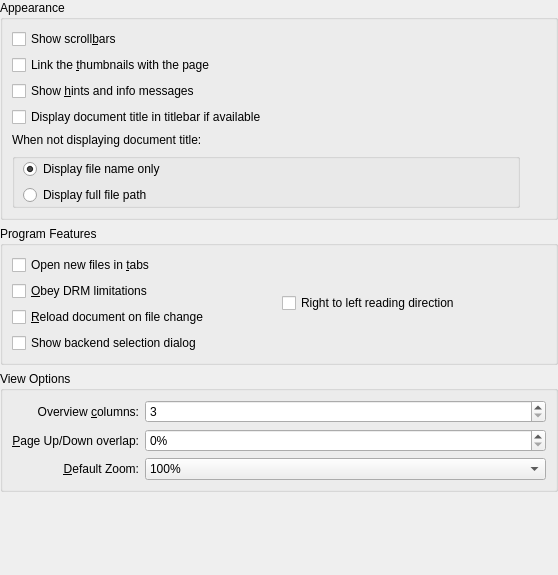
<?xml version="1.0" encoding="UTF-8"?>
<ui version="4.0">
 <class>DlgGeneralBase</class>
 <widget class="QWidget" name="DlgGeneralBase">
  <property name="geometry">
   <rect>
    <x>0</x>
    <y>0</y>
    <width>558</width>
    <height>575</height>
   </rect>
  </property>
  <layout class="QVBoxLayout">
   <property name="leftMargin">
    <number>0</number>
   </property>
   <property name="topMargin">
    <number>0</number>
   </property>
   <property name="rightMargin">
    <number>0</number>
   </property>
   <property name="bottomMargin">
    <number>0</number>
   </property>
   <item>
    <widget class="QGroupBox" name="groupBox">
     <property name="title">
      <string>Appearance</string>
     </property>
     <layout class="QHBoxLayout">
      <property name="spacing">
       <number>6</number>
      </property>
      <property name="leftMargin">
       <number>9</number>
      </property>
      <property name="topMargin">
       <number>9</number>
      </property>
      <property name="rightMargin">
       <number>9</number>
      </property>
      <property name="bottomMargin">
       <number>9</number>
      </property>
      <item>
       <layout class="QVBoxLayout">
        <property name="spacing">
         <number>6</number>
        </property>
        <property name="leftMargin">
         <number>0</number>
        </property>
        <property name="topMargin">
         <number>0</number>
        </property>
        <property name="rightMargin">
         <number>0</number>
        </property>
        <property name="bottomMargin">
         <number>0</number>
        </property>
        <item>
         <widget class="QCheckBox" name="kcfg_ShowScrollBars">
          <property name="text">
           <string>Show scroll&amp;bars</string>
          </property>
         </widget>
        </item>
        <item>
         <widget class="QCheckBox" name="kcfg_SyncThumbnailsViewport">
          <property name="enabled">
           <bool>true</bool>
          </property>
          <property name="text">
           <string>Link the &amp;thumbnails with the page</string>
          </property>
         </widget>
        </item>
        <item>
         <widget class="QCheckBox" name="kcfg_ShowOSD">
          <property name="text">
           <string>Show &amp;hints and info messages</string>
          </property>
         </widget>
        </item>
        <item>
         <widget class="QCheckBox" name="kcfg_DisplayDocumentTitle">
          <property name="text">
           <string>Display document title in titlebar if available</string>
          </property>
         </widget>
        </item>
        <item>
         <widget class="QLabel" name="label">
          <property name="text">
           <string>When not displaying document title:</string>
          </property>
         </widget>
        </item>
        <item>
         <widget class="KButtonGroup" name="kcfg_DisplayDocumentNameOrPath">
          <property name="styleSheet">
           <string notr="true">KButtonGroup {border:0; }</string>
          </property>
          <property name="flat">
           <bool>true</bool>
          </property>
          <property name="current" stdset="0">
           <number>0</number>
          </property>
          <layout class="QVBoxLayout" name="verticalLayout_3">
           <property name="leftMargin">
            <number>8</number>
           </property>
           <property name="topMargin">
            <number>0</number>
           </property>
           <property name="bottomMargin">
            <number>0</number>
           </property>
           <item>
            <widget class="QRadioButton" name="radioFileName">
             <property name="text">
              <string>Display file name only</string>
             </property>
             <property name="checked">
              <bool>true</bool>
             </property>
            </widget>
           </item>
           <item>
            <widget class="QRadioButton" name="radioFilePath">
             <property name="text">
              <string>Display full file path</string>
             </property>
             <property name="checked">
              <bool>false</bool>
             </property>
            </widget>
           </item>
          </layout>
         </widget>
        </item>
        <item>
         <layout class="QVBoxLayout" name="verticalLayout">
          <property name="leftMargin">
           <number>4</number>
          </property>
          <property name="topMargin">
           <number>0</number>
          </property>
         </layout>
        </item>
       </layout>
      </item>
      <item>
       <layout class="QVBoxLayout">
        <property name="spacing">
         <number>6</number>
        </property>
        <property name="leftMargin">
         <number>0</number>
        </property>
        <property name="topMargin">
         <number>0</number>
        </property>
        <property name="rightMargin">
         <number>0</number>
        </property>
        <property name="bottomMargin">
         <number>0</number>
        </property>
        <item>
         <widget class="QLabel" name="pixmapLabel1_2">
          <property name="sizePolicy">
           <sizepolicy hsizetype="Fixed" vsizetype="Fixed">
            <horstretch>0</horstretch>
            <verstretch>0</verstretch>
           </sizepolicy>
          </property>
         </widget>
        </item>
        <item>
         <spacer>
          <property name="orientation">
           <enum>Qt::Vertical</enum>
          </property>
          <property name="sizeType">
           <enum>QSizePolicy::Minimum</enum>
          </property>
          <property name="sizeHint" stdset="0">
           <size>
            <width>20</width>
            <height>1</height>
           </size>
          </property>
         </spacer>
        </item>
       </layout>
      </item>
     </layout>
    </widget>
   </item>
   <item>
    <widget class="QGroupBox" name="groupBox_2">
     <property name="title">
      <string>Program Features</string>
     </property>
     <layout class="QHBoxLayout">
      <property name="spacing">
       <number>6</number>
      </property>
      <property name="leftMargin">
       <number>9</number>
      </property>
      <property name="topMargin">
       <number>9</number>
      </property>
      <property name="rightMargin">
       <number>9</number>
      </property>
      <property name="bottomMargin">
       <number>9</number>
      </property>
      <item>
       <layout class="QVBoxLayout">
        <property name="spacing">
         <number>6</number>
        </property>
        <property name="leftMargin">
         <number>0</number>
        </property>
        <property name="topMargin">
         <number>0</number>
        </property>
        <property name="rightMargin">
         <number>0</number>
        </property>
        <property name="bottomMargin">
         <number>0</number>
        </property>
        <item>
         <widget class="QCheckBox" name="kcfg_ShellOpenFileInTabs">
          <property name="text">
           <string>Open new files in &amp;tabs</string>
          </property>
         </widget>
        </item>
        <item>
         <widget class="QCheckBox" name="kcfg_ObeyDRM">
          <property name="text">
           <string>&amp;Obey DRM limitations</string>
          </property>
         </widget>
        </item>
        <item>
         <widget class="QCheckBox" name="kcfg_WatchFile">
          <property name="text">
           <string>&amp;Reload document on file change</string>
          </property>
         </widget>
        </item>
        <item>
         <widget class="QCheckBox" name="kcfg_ChooseGenerators">
          <property name="text">
           <string>Show backend selection dialog</string>
          </property>
         </widget>
        </item>
       </layout>
      </item>
      <item>
       <layout class="QVBoxLayout">
        <property name="spacing">
         <number>6</number>
        </property>
        <property name="leftMargin">
         <number>0</number>
        </property>
        <property name="topMargin">
         <number>0</number>
        </property>
        <property name="rightMargin">
         <number>0</number>
        </property>
        <property name="bottomMargin">
         <number>0</number>
        </property>
        <item>
         <widget class="QCheckBox" name="kcfg_rtlReadingDirection">
          <property name="text">
           <string>Right to left reading direction</string>
          </property>
         </widget>
        </item>
        <item>
         <spacer>
          <property name="orientation">
           <enum>Qt::Vertical</enum>
          </property>
          <property name="sizeType">
           <enum>QSizePolicy::Minimum</enum>
          </property>
          <property name="sizeHint" stdset="0">
           <size>
            <width>20</width>
            <height>1</height>
           </size>
          </property>
         </spacer>
        </item>
       </layout>
      </item>
     </layout>
    </widget>
   </item>
   <item>
    <widget class="QGroupBox" name="groupBox_3">
     <property name="title">
      <string>View Options</string>
     </property>
     <layout class="QGridLayout" name="gridLayout" columnstretch="0,1">
      <item row="0" column="0">
       <widget class="QLabel" name="columnLabel">
        <property name="text">
         <string>Overview &amp;columns:</string>
        </property>
        <property name="alignment">
         <set>Qt::AlignRight|Qt::AlignTrailing|Qt::AlignVCenter</set>
        </property>
        <property name="buddy">
         <cstring>kcfg_ViewColumns</cstring>
        </property>
       </widget>
      </item>
      <item row="0" column="1">
       <widget class="QSpinBox" name="kcfg_ViewColumns">
        <property name="minimum">
         <number>3</number>
        </property>
        <property name="maximum">
         <number>10</number>
        </property>
       </widget>
      </item>
      <item row="1" column="0">
       <widget class="QLabel" name="scrollOverlapLabel">
        <property name="toolTip">
         <string>Defines how much of the current viewing area will still be visible when pressing the Page Up/Down keys.</string>
        </property>
        <property name="text">
         <string>&amp;Page Up/Down overlap:</string>
        </property>
        <property name="alignment">
         <set>Qt::AlignRight|Qt::AlignTrailing|Qt::AlignVCenter</set>
        </property>
        <property name="buddy">
         <cstring>kcfg_ScrollOverlap</cstring>
        </property>
       </widget>
      </item>
      <item row="1" column="1">
       <widget class="QSpinBox" name="kcfg_ScrollOverlap">
        <property name="suffix">
         <string>%</string>
        </property>
        <property name="maximum">
         <number>50</number>
        </property>
        <property name="singleStep">
         <number>5</number>
        </property>
       </widget>
      </item>
      <item row="2" column="0">
       <widget class="QLabel" name="label_3">
        <property name="toolTip">
         <string>Defines the default zoom mode for files which were never opened before.
For files which were opened before the previous zoom is applied.</string>
        </property>
        <property name="whatsThis">
         <string comment="@info:whatsthis">Defines the default zoom mode for files which were never opened before.
For files which were opened before the previous zoom is applied.</string>
        </property>
        <property name="text">
         <string>&amp;Default Zoom:</string>
        </property>
        <property name="alignment">
         <set>Qt::AlignRight|Qt::AlignTrailing|Qt::AlignVCenter</set>
        </property>
        <property name="buddy">
         <cstring>kcfg_ZoomMode</cstring>
        </property>
       </widget>
      </item>
      <item row="2" column="1">
       <widget class="QComboBox" name="kcfg_ZoomMode">
        <property name="toolTip">
         <string>Defines the default zoom mode for files which were never opened before.
For files which were opened before the previous zoom is applied.</string>
        </property>
        <property name="whatsThis">
         <string comment="@info:whatsthis">Defines the default zoom mode for files which were never opened before.
For files which were opened before the previous zoom is applied.</string>
        </property>
        <item>
         <property name="text">
          <string>100%</string>
         </property>
        </item>
        <item>
         <property name="text">
          <string>Fit Width</string>
         </property>
        </item>
        <item>
         <property name="text">
          <string>Fit Page</string>
         </property>
        </item>
        <item>
         <property name="text">
          <string>Auto Fit</string>
         </property>
        </item>
       </widget>
      </item>
     </layout>
    </widget>
   </item>
   <item>
    <spacer>
     <property name="orientation">
      <enum>Qt::Vertical</enum>
     </property>
     <property name="sizeHint" stdset="0">
      <size>
       <width>20</width>
       <height>4</height>
      </size>
     </property>
    </spacer>
   </item>
  </layout>
 </widget>
 <customwidgets>
  <customwidget>
   <class>KButtonGroup</class>
   <extends>QGroupBox</extends>
   <header>kbuttongroup.h</header>
   <container>1</container>
  </customwidget>
 </customwidgets>
 <includes>
  <include location="global">kiconloader.h</include>
 </includes>
 <resources/>
 <connections/>
</ui>
